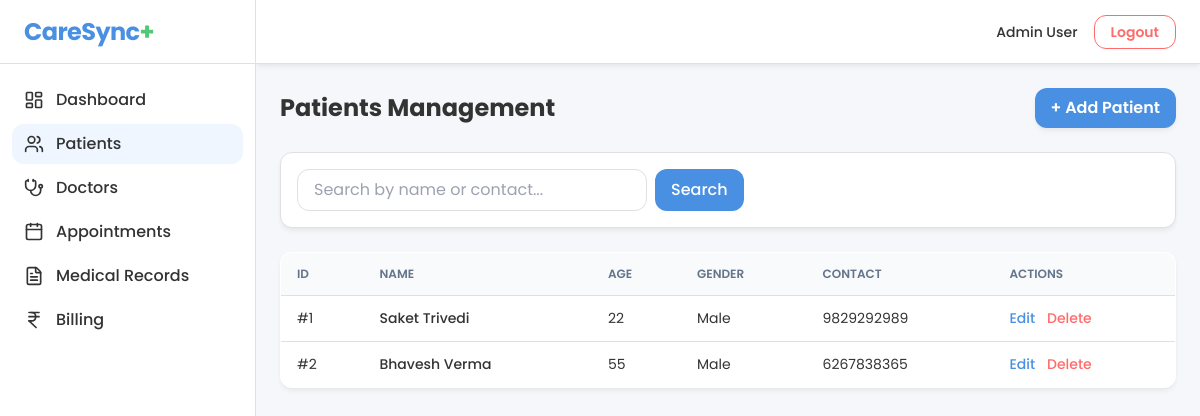
Page /patients on the committed database.
### models.py (models this page shows)
class Patient(db.Model):
    __tablename__ = 'patients'
    id = db.Column(db.Integer, primary_key=True)
    name = db.Column(db.String(100), nullable=False)
    age = db.Column(db.Integer, nullable=False)
    gender = db.Column(db.String(10), nullable=False)
    contact = db.Column(db.String(50), nullable=False)
    appointments = db.relationship('Appointment', backref='patient', lazy=True)
    records = db.relationship('MedicalRecord', backref='patient', lazy=True)
    bills = db.relationship('Bill', backref='patient', lazy=True)

### app.py (the view, shortened to what this page needs)
@app.route('/patients', methods=['GET', 'POST'])
def patients():
    search = request.args.get('search')
    if search:
        patients_list = Patient.query.filter(
            (Patient.name.contains(search)) | (Patient.contact.contains(search))
        ).all()
    else:
        patients_list = Patient.query.all()
    return render_template('patients.html', patients=patients_list, search=search)

### templates/patients.html (shortened to what this page needs)
{% extends 'base.html' %}
{% block content %}
<div class="flex justify-between items-center mb-6">
    <h1 class="text-2xl font-bold">Patients Management</h1>
    <button onclick="openModal('addPatientModal')" class="bg-primary text-white px-4 py-2 rounded-xl shadow-soft font-semibold hover:bg-blue-600 transition">+ Add Patient</button>
</div>
<div class="bg-surface rounded-xl shadow-soft border border-[#E0E0E0] mb-6 p-4">
    <form method="GET" action="{{ url_for('patients') }}" class="flex space-x-2 w-full md:w-1/2">
        <input type="text" name="search" value="{{ search or '' }}" placeholder="Search by name or contact..." class="flex-1 px-4 py-2 border border-[#E0E0E0] rounded-xl focus:outline-none focus:border-primary">
        <button type="submit" class="bg-primary text-white px-4 py-2 rounded-xl font-medium hover:bg-blue-600 transition">Search</button>
    </form>
</div>
<div class="bg-surface shadow-soft rounded-xl overflow-x-auto">
    <table>
        <thead>
            <tr>
                <th>ID</th>
                <th>Name</th>
                <th>Age</th>
                <th>Gender</th>
                <th>Contact</th>
                <th>Actions</th>
            </tr>
        </thead>
        <tbody>
            {% for p in patients %}
            <tr>
                <td>#{{ p.id }}</td>
                <td class="font-medium">{{ p.name }}</td>
                <td>{{ p.age }}</td>
                <td>{{ p.gender }}</td>
                <td>{{ p.contact }}</td>
                <td class="space-x-2">
                    <button onclick="openModal('editPatientModal{{ p.id }}')" class="text-primary hover:underline font-medium text-sm">Edit</button>
                    <button onclick="openModal('deletePatientModal{{ p.id }}')" class="text-danger hover:underline font-medium text-sm">Delete</button>
                </td>
            </tr>
            {% else %}
            <tr><td colspan="6" class="text-center py-8 text-gray-500">No patients found.</td></tr>
            {% endfor %}
        </tbody>
    </table>
</div>
{% endblock %}

### templates/base.html (style rules this page uses)
body { color: #333333; background-color: #F5F7FA; font-family: 'Poppins', system-ui, sans-serif; }
table { border-collapse: separate; border-spacing: 0; width: 100%; border: 1px solid #E0E0E0; border-radius: 12px; overflow: hidden; }
th { background-color: #F8FAFC; border-bottom: 1px solid #E0E0E0; text-transform: uppercase; font-size: 0.75rem; font-weight: 600; color: #64748B; padding: 12px 16px; text-align: left; }
td { border-bottom: 1px solid #E0E0E0; padding: 12px 16px; font-size: 0.875rem; }
tr:last-child td { border-bottom: none; }

### rows in the picture
Patient: id "1", name "Saket Trivedi", age "22", gender "Male", contact "9829292989"
Patient: id "2", name "Bhavesh Verma", age "55", gender "Male", contact "6267838365"
